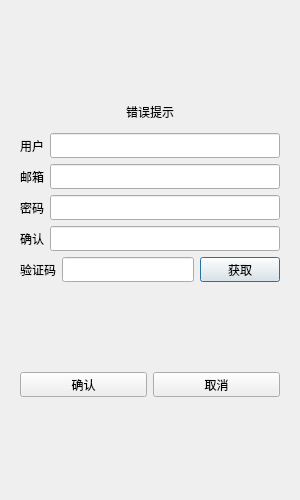
<?xml version="1.0" encoding="UTF-8"?>
<ui version="4.0">
 <class>RegisterDialog</class>
 <widget class="QDialog" name="RegisterDialog">
  <property name="geometry">
   <rect>
    <x>0</x>
    <y>0</y>
    <width>300</width>
    <height>500</height>
   </rect>
  </property>
  <property name="windowTitle">
   <string>Dialog</string>
  </property>
  <layout class="QVBoxLayout" name="verticalLayout">
   <item>
    <layout class="QVBoxLayout" name="verticalLayout_2">
     <item>
      <widget class="QStackedWidget" name="stackedWidget">
       <property name="currentIndex">
        <number>0</number>
       </property>
       <widget class="QWidget" name="page_1">
        <layout class="QVBoxLayout" name="verticalLayout_3">
         <item>
          <spacer name="verticalSpacer">
           <property name="orientation">
            <enum>Qt::Orientation::Vertical</enum>
           </property>
           <property name="sizeHint" stdset="0">
            <size>
             <width>20</width>
             <height>40</height>
            </size>
           </property>
          </spacer>
         </item>
         <item>
          <widget class="QLabel" name="err_tip">
           <property name="text">
            <string>错误提示</string>
           </property>
           <property name="alignment">
            <set>Qt::AlignmentFlag::AlignCenter</set>
           </property>
          </widget>
         </item>
         <item>
          <widget class="QWidget" name="widget" native="true"/>
         </item>
         <item>
          <layout class="QHBoxLayout" name="horizontalLayout_2">
           <item>
            <widget class="QLabel" name="user_label">
             <property name="minimumSize">
              <size>
               <width>0</width>
               <height>25</height>
              </size>
             </property>
             <property name="maximumSize">
              <size>
               <width>16777215</width>
               <height>25</height>
              </size>
             </property>
             <property name="text">
              <string>用户</string>
             </property>
            </widget>
           </item>
           <item>
            <widget class="QLineEdit" name="user_lineEdit">
             <property name="minimumSize">
              <size>
               <width>0</width>
               <height>25</height>
              </size>
             </property>
             <property name="maximumSize">
              <size>
               <width>16777215</width>
               <height>25</height>
              </size>
             </property>
            </widget>
           </item>
          </layout>
         </item>
         <item>
          <layout class="QHBoxLayout" name="horizontalLayout">
           <item>
            <widget class="QLabel" name="emil_label">
             <property name="minimumSize">
              <size>
               <width>0</width>
               <height>25</height>
              </size>
             </property>
             <property name="maximumSize">
              <size>
               <width>16777215</width>
               <height>25</height>
              </size>
             </property>
             <property name="text">
              <string>邮箱</string>
             </property>
            </widget>
           </item>
           <item>
            <widget class="QLineEdit" name="emil_Edit">
             <property name="minimumSize">
              <size>
               <width>0</width>
               <height>25</height>
              </size>
             </property>
             <property name="maximumSize">
              <size>
               <width>16777215</width>
               <height>25</height>
              </size>
             </property>
            </widget>
           </item>
          </layout>
         </item>
         <item>
          <layout class="QHBoxLayout" name="horizontalLayout_3">
           <item>
            <widget class="QLabel" name="pass_label">
             <property name="minimumSize">
              <size>
               <width>0</width>
               <height>25</height>
              </size>
             </property>
             <property name="maximumSize">
              <size>
               <width>16777215</width>
               <height>25</height>
              </size>
             </property>
             <property name="text">
              <string>密码</string>
             </property>
            </widget>
           </item>
           <item>
            <widget class="QLineEdit" name="pass_Edit">
             <property name="minimumSize">
              <size>
               <width>0</width>
               <height>25</height>
              </size>
             </property>
             <property name="maximumSize">
              <size>
               <width>16777215</width>
               <height>25</height>
              </size>
             </property>
            </widget>
           </item>
          </layout>
         </item>
         <item>
          <layout class="QHBoxLayout" name="horizontalLayout_4">
           <item>
            <widget class="QLabel" name="pass2_label">
             <property name="minimumSize">
              <size>
               <width>0</width>
               <height>25</height>
              </size>
             </property>
             <property name="maximumSize">
              <size>
               <width>16777215</width>
               <height>25</height>
              </size>
             </property>
             <property name="text">
              <string>确认</string>
             </property>
            </widget>
           </item>
           <item>
            <widget class="QLineEdit" name="pass2_lineEdit">
             <property name="minimumSize">
              <size>
               <width>0</width>
               <height>25</height>
              </size>
             </property>
             <property name="maximumSize">
              <size>
               <width>16777215</width>
               <height>25</height>
              </size>
             </property>
            </widget>
           </item>
          </layout>
         </item>
         <item>
          <layout class="QHBoxLayout" name="horizontalLayout_5">
           <item>
            <widget class="QLabel" name="varify_label">
             <property name="minimumSize">
              <size>
               <width>0</width>
               <height>25</height>
              </size>
             </property>
             <property name="maximumSize">
              <size>
               <width>16777215</width>
               <height>25</height>
              </size>
             </property>
             <property name="text">
              <string>验证码</string>
             </property>
            </widget>
           </item>
           <item>
            <widget class="QLineEdit" name="verify_Edit">
             <property name="minimumSize">
              <size>
               <width>0</width>
               <height>25</height>
              </size>
             </property>
             <property name="maximumSize">
              <size>
               <width>16777215</width>
               <height>25</height>
              </size>
             </property>
            </widget>
           </item>
           <item>
            <widget class="QPushButton" name="get_btn">
             <property name="minimumSize">
              <size>
               <width>0</width>
               <height>25</height>
              </size>
             </property>
             <property name="maximumSize">
              <size>
               <width>16777215</width>
               <height>25</height>
              </size>
             </property>
             <property name="text">
              <string>获取</string>
             </property>
            </widget>
           </item>
          </layout>
         </item>
         <item>
          <spacer name="verticalSpacer_3">
           <property name="orientation">
            <enum>Qt::Orientation::Vertical</enum>
           </property>
           <property name="sizeHint" stdset="0">
            <size>
             <width>20</width>
             <height>40</height>
            </size>
           </property>
          </spacer>
         </item>
         <item>
          <layout class="QHBoxLayout" name="horizontalLayout_6">
           <item>
            <widget class="QPushButton" name="confirm_btn">
             <property name="minimumSize">
              <size>
               <width>0</width>
               <height>25</height>
              </size>
             </property>
             <property name="maximumSize">
              <size>
               <width>16777215</width>
               <height>25</height>
              </size>
             </property>
             <property name="text">
              <string>确认</string>
             </property>
            </widget>
           </item>
           <item>
            <widget class="QPushButton" name="cancel_btn">
             <property name="minimumSize">
              <size>
               <width>0</width>
               <height>25</height>
              </size>
             </property>
             <property name="maximumSize">
              <size>
               <width>16777215</width>
               <height>25</height>
              </size>
             </property>
             <property name="text">
              <string>取消</string>
             </property>
            </widget>
           </item>
          </layout>
         </item>
         <item>
          <spacer name="verticalSpacer_2">
           <property name="orientation">
            <enum>Qt::Orientation::Vertical</enum>
           </property>
           <property name="sizeHint" stdset="0">
            <size>
             <width>20</width>
             <height>40</height>
            </size>
           </property>
          </spacer>
         </item>
        </layout>
       </widget>
       <widget class="QWidget" name="page_3"/>
      </widget>
     </item>
    </layout>
   </item>
  </layout>
 </widget>
 <resources/>
 <connections/>
</ui>
